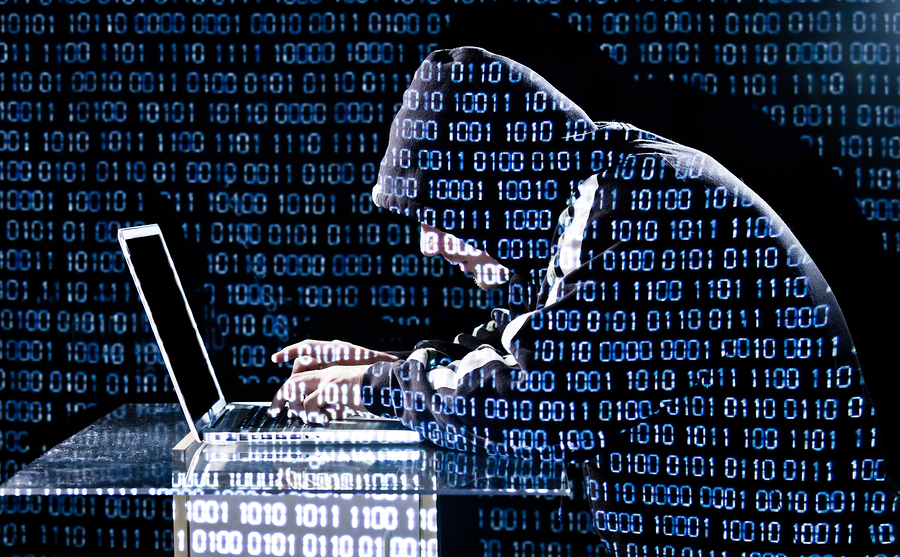
#> input picture display_image.jpg, 900 x 557 px; its folder holds only this picture in this run
$ python resize.py
#> lines starting #> are read from the running program, lines starting #| are printed output that depends on the picture
#Write a script that resizes all images in a directory to 100x100. For your convenience, you can find attached a ZIP file with #some images in the Resources.


import cv2
import glob

images=glob.glob("*.jpg")

print(images)

for image in images:
    img=cv2.imread(image,0)
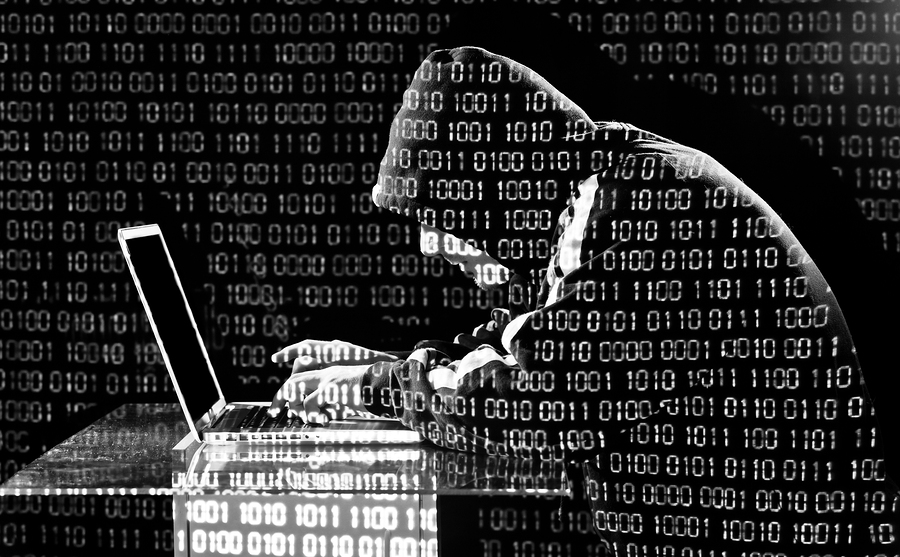
#> img: shape (557, 900); min 0, max 255, mean 44.5
    re=cv2.resize(img,(100,100))
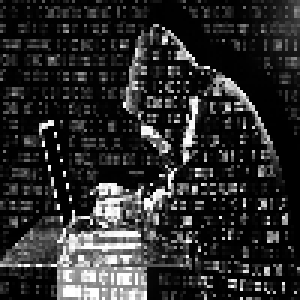
#> re: shape (100, 100) (shown 3 times larger); min 0, max 255, mean 44.7
    cv2.imshow("Hey",re)
    cv2.waitKey(500)
    cv2.destroyAllWindows()
    cv2.imwrite("resized_"+image,re)
